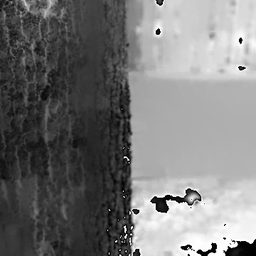
#> input picture image_bmap.png, 256 x 256 px, shrunk from 360 x 360 before the run
$ python -i defocus.py   (imports and definitions only)
#> lines starting #> are read from the running program, lines starting #| are printed output that depends on the picture
"""Defocus map estimation from a single image.

Implementation of S. Zhuo, T. Sim, "Defocus map estimation from a single
image", Pattern Recognition, 2011.

The image is re-blurred with two Gaussian kernels; the ratio of the gradient
magnitudes at edge locations gives a sparse blur estimate, which is then
propagated to the whole image with the matting Laplacian of Levin et al.,
"A closed-form solution to natural image matting".

Pixels are flattened in row-major order throughout.
"""

import numpy as np
import scipy.ndimage
import scipy.sparse
import scipy.sparse.linalg
from skimage import feature

# ITU-R BT.601 luma weights, the same ones OpenCV uses for RGB -> gray
LUMA_WEIGHTS = np.array([0.299, 0.587, 0.114])


def to_gray(img):
    """Convert an RGB image in [0, 255] to grayscale in [0, 1].

    The luma is rounded to 8-bit before scaling, matching OpenCV's
    ``cvtColor``. Canny edges are sensitive to this rounding.
    """
    return np.round(img[..., :3] @ LUMA_WEIGHTS) / 255.0


def gaussian_gradient_kernels(sigma, half_window=11):
    """Return the x and y derivative-of-Gaussian kernels.

    :param sigma: Standard deviation of the Gaussian
    :param half_window: Kernel radius; the kernel is (2 * half_window + 1) square
    :return: (kx, ky), each of shape (2 * half_window + 1, 2 * half_window + 1)
    """
    y, x = np.mgrid[-half_window:half_window + 1, -half_window:half_window + 1]
    g = np.exp(-(x ** 2 + y ** 2) / (2 * sigma ** 2)) / (2 * np.pi * sigma ** 4)
    return -x * g, -y * g


def gradient_magnitude(gimg, sigma, half_window=11):
    """Gradient magnitude of ``gimg`` after blurring with a Gaussian of ``sigma``."""
    kx, ky = gaussian_gradient_kernels(sigma, half_window)
    gx = scipy.ndimage.convolve(gimg, kx, mode='nearest')
    gy = scipy.ndimage.convolve(gimg, ky, mode='nearest')
    return np.hypot(gx, gy)


def estimate_sparse_blur(gimg, edge_map, std1, std2, half_window=11, max_blur=5.0):
    """Estimate the blur amount at edge locations.

    :param gimg: Grayscale image in [0, 1]
    :param edge_map: Boolean edge map of the image
    :param std1: Standard deviation of the first re-blurring
    :param std2: Standard deviation of the second re-blurring
    :param half_window: Radius of the derivative-of-Gaussian kernels
    :param max_blur: Upper bound on the estimated blur
    :return: Blur sigma at edge pixels, 0 elsewhere
    """
    with np.errstate(divide='ignore', invalid='ignore'):
        ratio = gradient_magnitude(gimg, std1, half_window) / gradient_magnitude(gimg, std2, half_window)
        ratio = ratio * (edge_map > 0)
        variance = (ratio ** 2 * std1 ** 2 - std2 ** 2) / (1 - ratio ** 2)

    sigma = np.sqrt(np.clip(variance, 0, None))
    sigma = np.nan_to_num(sigma, nan=0.0, posinf=max_blur)
    return np.minimum(sigma, max_blur)


def matting_laplacian(img, r=1, eps=1e-7):
    """Build the matting Laplacian of Levin et al.

    :param img: An RGB image in [0, 1], shape (h, w, 3)
    :param r: Window radius
    :param eps: Regularisation added to each window's colour covariance
    :return: Sparse (h * w, h * w) Laplacian matrix
    """
    h, w, c = img.shape
    win_size = (2 * r + 1) ** 2
    pixel_idx = np.arange(h * w).reshape(h, w)

    n_windows = (h - 2 * r) * (w - 2 * r)
    rows = np.empty(n_windows * win_size ** 2, dtype=np.int64)
    cols = np.empty_like(rows)
    vals = np.empty(rows.shape, dtype=np.float64)

    pos = 0
    for j in range(r, h - r):
        for i in range(r, w - r):
            win_idx = pixel_idx[j - r:j + r + 1, i - r:i + r + 1].ravel()
            win = img[j - r:j + r + 1, i - r:i + r + 1].reshape(win_size, c)

            mean = win.mean(axis=0)
            cov = win.T @ win / win_size - np.outer(mean, mean) + eps * np.eye(c)
            centered = win - mean
            affinity = (1 + centered @ np.linalg.inv(cov) @ centered.T) / win_size

            n = win_size ** 2
            rows[pos:pos + n] = np.repeat(win_idx, win_size)
            cols[pos:pos + n] = np.tile(win_idx, win_size)
            vals[pos:pos + n] = affinity.ravel()
            pos += n

    # duplicate (row, col) entries from overlapping windows are summed
    affinity_matrix = scipy.sparse.coo_matrix((vals, (rows, cols)), shape=(h * w, h * w)).tocsr()
    degree = scipy.sparse.diags(np.asarray(affinity_matrix.sum(axis=1)).ravel())
    return (degree - affinity_matrix).tocsr()


def make_system(laplacian, sparse_map, constraint_factor=0.001):
    """Build the linear system that propagates the sparse blur estimates.

    Solves (L + lambda * D) x = lambda * D * d, where d holds the sparse
    estimates and D = diag(d), so pixels with a confident (larger) estimate
    are constrained more strongly.

    :param laplacian: Matting Laplacian
    :param sparse_map: Sparse blur estimates, shape (h, w)
    :param constraint_factor: Weight of the data term (lambda)
    :return: (A, b)
    """
    d = sparse_map.ravel()
    D = scipy.sparse.diags(d)
    A = laplacian + constraint_factor * D
    b = constraint_factor * (D @ d)
    return A.tocsc(), b


def estimate_defocus_map(img, sigma_c=1.0, std1=1.0, std2=1.5):
    """Estimate the full defocus blur map of an image.

    :param img: An RGB image in [0, 255], shape (h, w, 3)
    :param sigma_c: Sigma of the Canny edge detector
    :param std1: Standard deviation of the first re-blurring
    :param std2: Standard deviation of the second re-blurring
    :return: Defocus blur map, shape (h, w)
    """
    img = np.asarray(img, dtype=np.float64)
    h, w = img.shape[:2]

    gimg = to_gray(img)
    edge_map = feature.canny(gimg, sigma_c)
    sparse_bmap = estimate_sparse_blur(gimg, edge_map, std1, std2)

    laplacian = matting_laplacian(img / 255.0)
    A, b = make_system(laplacian, sparse_bmap)
    return scipy.sparse.linalg.spsolve(A, b).reshape(h, w)

>>> import cv2
>>> picture = cv2.imread('../../image_bmap.png')
#> picture is the input picture: shape (256, 256, 3); min 0, max 255, mean 120.3
>>> result = estimate_defocus_map(picture)
#> in estimate_defocus_map, `edge_map = feature.canny(gimg, sigma_c)`:
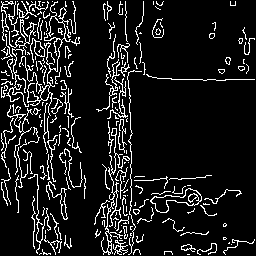
#> edge_map: shape (256, 256) bool; 10.7% white in thin lines or dots
#> in gradient_magnitude, `gy = scipy.ndimage.convolve(gimg, ky, mode='nearest')`:
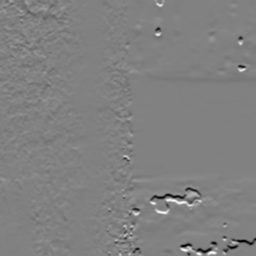
#> gy: shape (256, 256) float64; min -0.361, max 0.351, mean -0.000552; drawn with min black and max white
#> call 2 of gaussian_gradient_kernels, with sigma = 1.5, half_window = 11
#> in gaussian_gradient_kernels (call 2), `y, x = np.mgrid[-half_window:half_window + 1, -half_window:half_window..`:
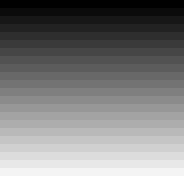
#> y: shape (23, 23) int64 (shown 8 times larger); min -11, max 11, mean 0; drawn with min black and max white
#> in gaussian_gradient_kernels (call 2), `y, x = np.mgrid[-half_window:half_window + 1, -half_window:half_window..`:
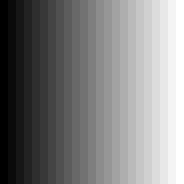
#> x: shape (23, 23) int64 (shown 8 times larger); min -11, max 11, mean 0; drawn with min black and max white
#> in estimate_sparse_blur, `ratio = ratio * (edge_map > 0)`:
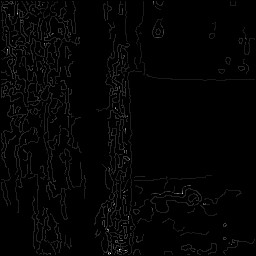
#> ratio: shape (256, 256) float64; min 0, max 11.93, mean 0.18; drawn with min black and max white
#> in estimate_sparse_blur, `return np.minimum(sigma, max_blur)`:
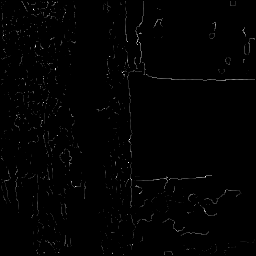
#> returned value: shape (256, 256) float64; min 0, max 5, mean 0.0406; drawn with min black and max white
#> after the loop in matting_laplacian, `for j in range(r, h - r):`: pos = 5225796
#> in estimate_defocus_map, `return scipy.sparse.linalg.spsolve(A, b).reshape(h, w)`:
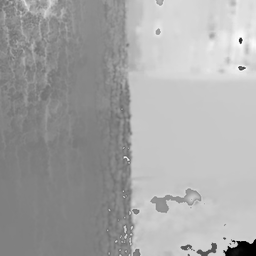
#> returned value: shape (256, 256) float64; min 0.413, max 1.82, mean 1.33; drawn with min black and max white

$ run again, on input0.png
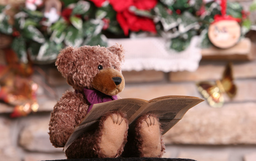
#> input picture input0.png, 256 x 161 px, shrunk from 750 x 472 before the run
#> picture is the input picture: shape (161, 256, 3); mean B, G, R 103.2, 114.7, 149.1
#> in estimate_defocus_map, `edge_map = feature.canny(gimg, sigma_c)`:
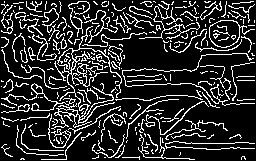
#> edge_map: shape (161, 256) bool; 17.7% white in thin lines or dots
#> after the loop in matting_laplacian, `for j in range(r, h - r):`: pos = 3271266
#> in estimate_defocus_map, `return scipy.sparse.linalg.spsolve(A, b).reshape(h, w)`:
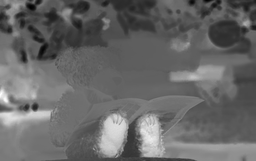
#> returned value: shape (161, 256) float64; min 0.896, max 2.3, mean 1.47; drawn with min black and max white
